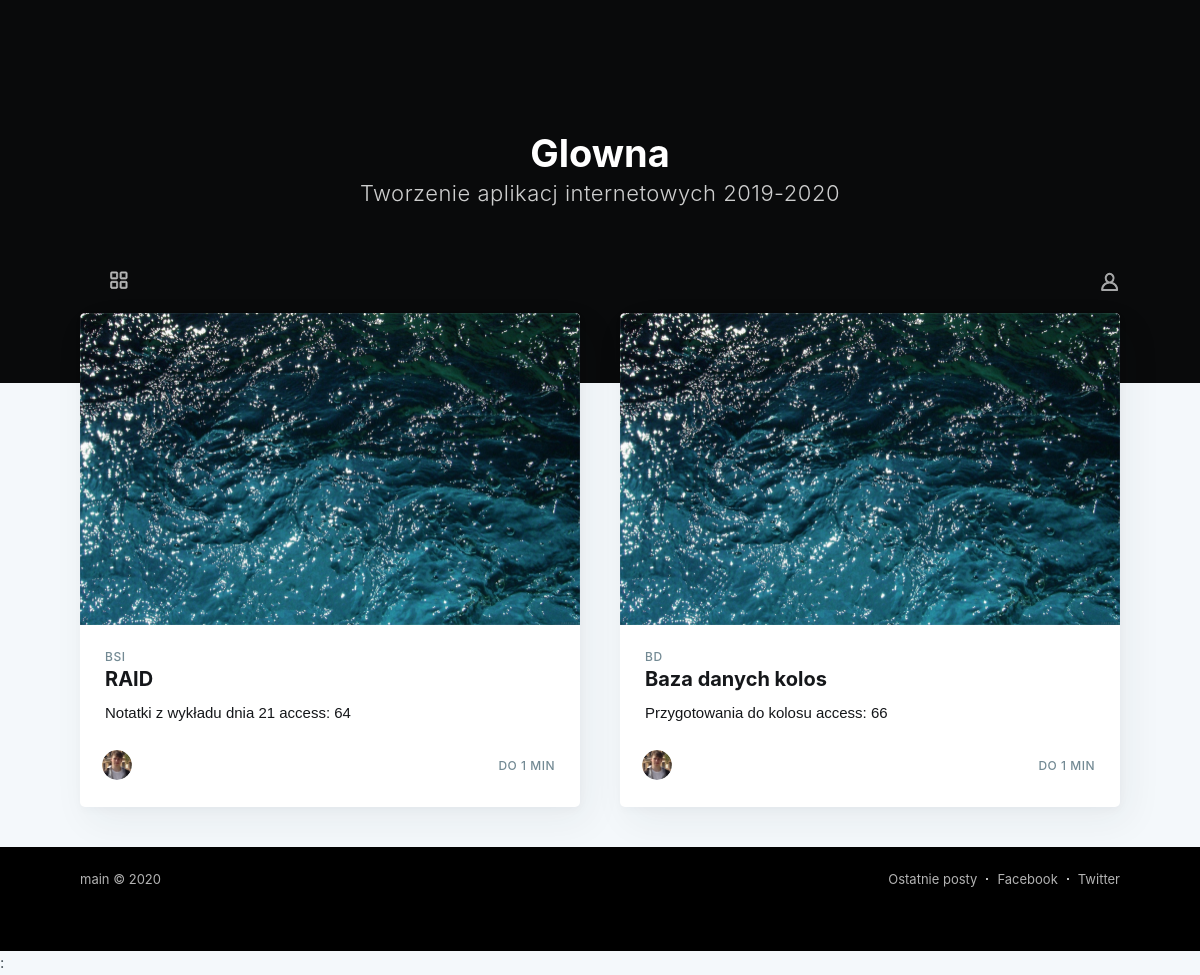
The page / on the database its author committed.
### tables this page shows
CREATE TABLE `Post` (
  `id_post` int(10) UNSIGNED NOT NULL,
  `id_user` int(10) UNSIGNED NOT NULL,
  `title` varchar(50) NOT NULL,
  `datetime` date NOT NULL,
  `tag` varchar(40) NOT NULL,
  `opis` varchar(255) NOT NULL,
  `post_full_image` varchar(50) NOT NULL,
  `access` varchar(2) NOT NULL,
  `content` varchar(120) NOT NULL
);

CREATE TABLE `User` (
  `id_user` int(10) UNSIGNED NOT NULL,
  `username` varchar(40) NOT NULL,
  `email` varchar(50) NOT NULL,
  `date` date NOT NULL,
  `img` varchar(50) NOT NULL DEFAULT 'img/anon.jpg',
  `status` tinyint(1) NOT NULL DEFAULT 2,
  `passwd` varchar(60) NOT NULL
);

### class/Baza.php (called while the page is built, shortened)
<?php
class Baza
{
    private $mysqli;
    function __construct($serwer, $user, $pass, $baza)
    {
        $this->mysqli = new mysqli($serwer, $user, $pass, $baza);
    }
    function dane_z_bazy($sql)
    {
        $i=0;
        $dane=NULL;
        if ($result = $this->mysqli->query($sql))
        {
            while($obj = $result->fetch_object())
            {
                $dane[$i] = $obj;
                $i++;
            }
        }
        else return NULL;
        if($dane == NULL)
            return NULL;
        return $dane;
    }
}
?>

### class/User.php (called while the page is built, shortened)
<?php
class User {
    protected $id_user;
    protected $img;
    protected $status;
    function __construct($username, $email, $passwd)
    {
        $this->status=User::STATUS_USER_PUBLIC;
        $this->img="img/anon.jpg";
        $this->id_user = NULL;
    }
    public function set_z_bazy($dane, $index=0)
    {
        $this->id_user = $dane[$index]->id_user;
        $this->img = $dane[$index]->img;
        $this->status=$dane[$index]->status;
    }
    public function set_id_user($id_user)
    {
        $this->id_user = $id_user;
    }
    public function get_id_user()
    {
        return $this->id_user;
    }
    public function get_img()
    {
        return $this->img;
    }
    public function get_status()
    {
        return $this->status;
    }
}
?>

### class/Post.php (the view, shortened to what this page needs)
<?php
class Post {
    protected $id_post;
    protected $id_user;
    protected $title;
    protected $tag;
    protected $opis;
    protected $post_full_image;
    protected $content;
    function __construct()
    {
        $this->id_post=1;
    }
    public function set_z_bazy($dane, $index=0){
        $this->id_post = $dane[$index]->id_post;
        $this->id_user = $dane[$index]->id_user;
        $this->title = $dane[$index]->title;
        $this->tag = $dane[$index]->tag;
        $this->opis = $dane[$index]->opis;
        $this->post_full_image = $dane[$index]->post_full_image;
        $this->content=$dane[$index]->content;
    }
    function get_access_for($kto, $ACCESS)
    {
        $access = str_split($ACCESS);
        switch($kto)
        {
            default: $ac = $access[1];
        }
        $wyn=1;
        switch($ac)
        {
            case "4":	$wyn=4;         break;
            case "6":	$wyn=6;         break;
            default:    $wyn=1;
        }
        return $wyn;
    }
    function get_tresc_g($user){
        $tresc = '
                <article class="post-card post">
                    <a class="post-card-image-link" href="?strona=post&this_post='.$this->get_id_post().'">'.$this->create_img($this->get_post_full_image(), "jpg").'</a>
                    <div class="post-card-content">
                        <a class="post-card-content-link" href="?strona=post&this_post='.$this->get_id_post().'">
                            <header class="post-card-header">
                                <span class="post-card-tags">'.$this->get_tag().'</span>
                                <h2 class="post-card-title">'.$this->get_title().'</h2>
                            </header>
                            <section class="post-card-excerpt">
                                <p>'.$this->get_opis().'</p>
                            </section>
                        </a>
                        <footer class="post-card-meta">
                            <ul class="author-list">
                                <li class="author-list-item">
                                    <div class="author-name-tooltip">'.
                                        $user->get_username()
                                    .'</div>
                                        <a href="?strona=user&user='.$user->get_id_user().'" class="static-avatar">
                                            <img class="author-profile-image" src="'.$user->get_img().'" alt="author" />
                                        </a>
                                </li>
                            </ul>';
        $reading_time = (int)((str_word_count(file_get_contents($this->get_content()))/200)+0.5);
        if($reading_time != 0)
            $tresc.='<span class="reading-time">'.$reading_time.' min</span>';
        else
            $tresc.='<span class="reading-time">do 1 min</span>';
               $tresc.='</footer>
                    </div>
                </article>';
        return $tresc;
    }
    function create_img($url, $k)
    {
        return "<img
            srcset=\"".$url."300.".$k." 300w,
            ".$url."600.".$k." 600w,
            ".$url."1000.".$k." 1000w,
            ".$url."2000.".$k." 2000w\"
            sizes=\"(max-width: 800px) 400px,
            (max-width: 2000px) 700px, 1400px\"
            src=\"".$url."2000.".$k."\"
            alt=\"img\"/>";
    }
    public function get_id_post(){
        return $this->id_post;
    }
    public function get_id_user(){
        return $this->id_user;
    }
    public function get_title(){
        return $this->title;
    }
    public function get_tag(){
        return $this->tag;
    }
    public function get_opis(){
        return $this->opis;
    }
    public function get_post_full_image(){
        return $this->post_full_image;
    }
    public function get_content(){
        return $this->content;
    }
}
?>

### skrypty/glowna.php (shortened to what this page needs)
<?php
$post      = new Post();
$user      = $user_main->get_user();
$zawartosc = get_tresc($post, $ob, $user);
function get_tresc($post, $ob, $this_user)
{
    $tresc='<div class="post-feed" id="post-feed">';
    $this_tag = '';
    if (filter_input(INPUT_GET, 'tag'))
    {
        $this_tag = filter_input(INPUT_GET, 'tag');
    } else {
        $this_tag = '';
    }
    if($this_tag == '')
        $sql = 'SELECT * FROM `Post` ORDER BY `Post`.`datetime` DESC';
    else
        $sql = 'SELECT * FROM `Post` WHERE `Post`.tag="'.$this_tag.'" ORDER BY `Post`.`datetime` DESC';
    $dane = $ob->dane_z_bazy($sql);
    if($dane == NULL)
        $tresc.="Nie poprawne zapytania </br>";
    else {
        $user = new User("", "", "");
        foreach($dane as $key => $da)
        {
            if(walid($da, $post, $this_user))
            {
                $post->set_z_bazy($dane, $key);
                $user->set_id_user($post->get_id_user());
                $user->set_z_bazy($ob->dane_z_bazy('SELECT * FROM `User` u where u.id_user="'.$user->get_id_user().'"'));
                $tresc.=$post->get_tresc_g($user);
            }
        }
    }
    return $tresc.'</div>';
}
function walid($dana, $post, $this_user)
{
    $wyn = false;
    switch($this_user->get_status())
    {
        default:
            switch ($post->get_access_for(1, $dana->access)) {
                case 6:
                case 4: $wyn = true; break;
                default:
                    $wyn = false;
                    break;
            }
            break;
    }
    return $wyn;
}
?>

### rows shown on the page
post: post_full_image (picture), tag "BSI", title "RAID", opis "Notatki z wykładu dnia 21 access: 64", id_user.img (picture), shows "DO 1 MIN"
post: post_full_image (picture), tag "BD", title "Baza danych kolos", opis "Przygotowania do kolosu access: 66", id_user.img (picture), content "DO 1 MIN"

### other values the page prints
$this->title "Glowna"
